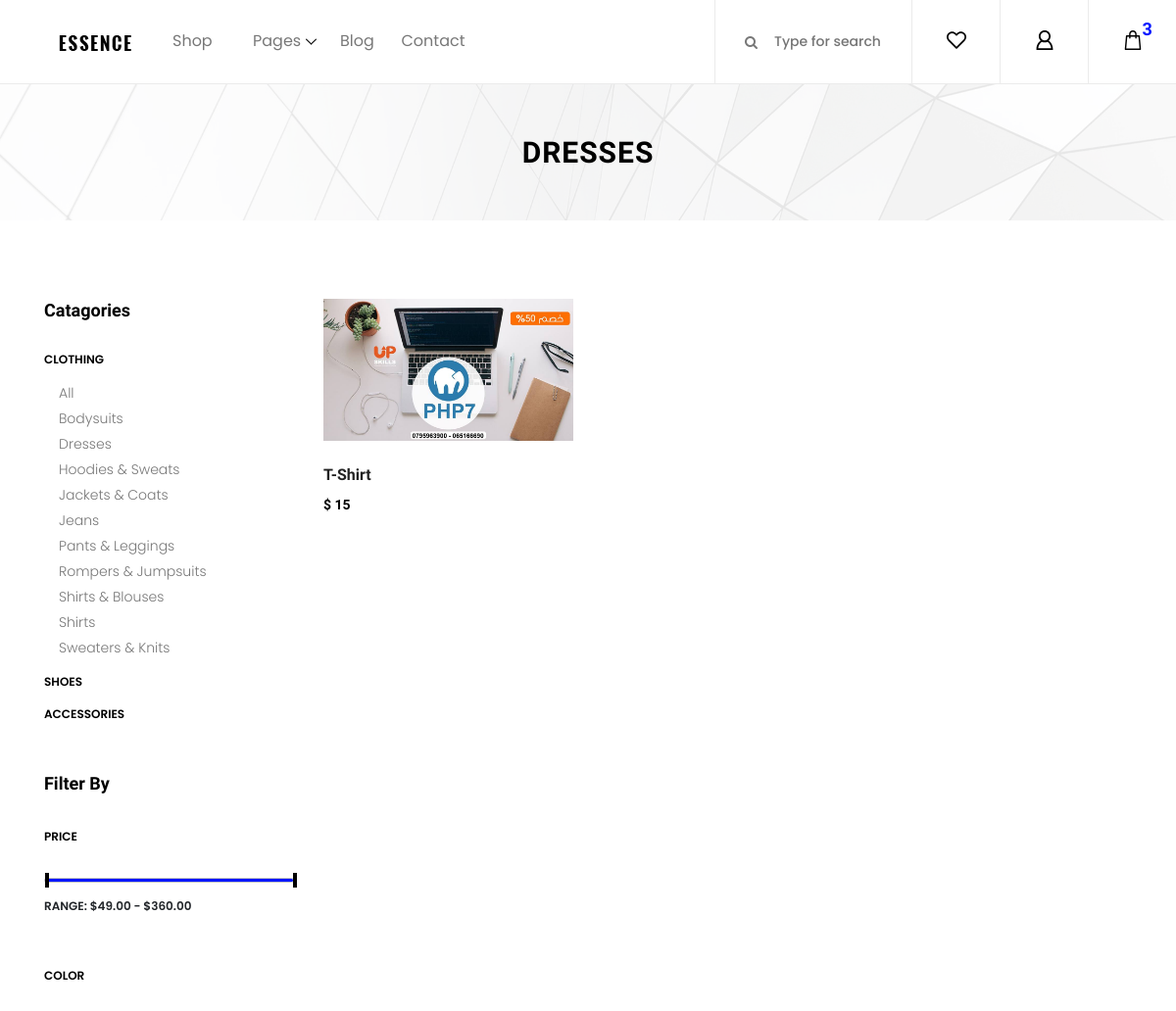
The page /grid.php?cat_id=1 (upper part) on the database as committed earlier.
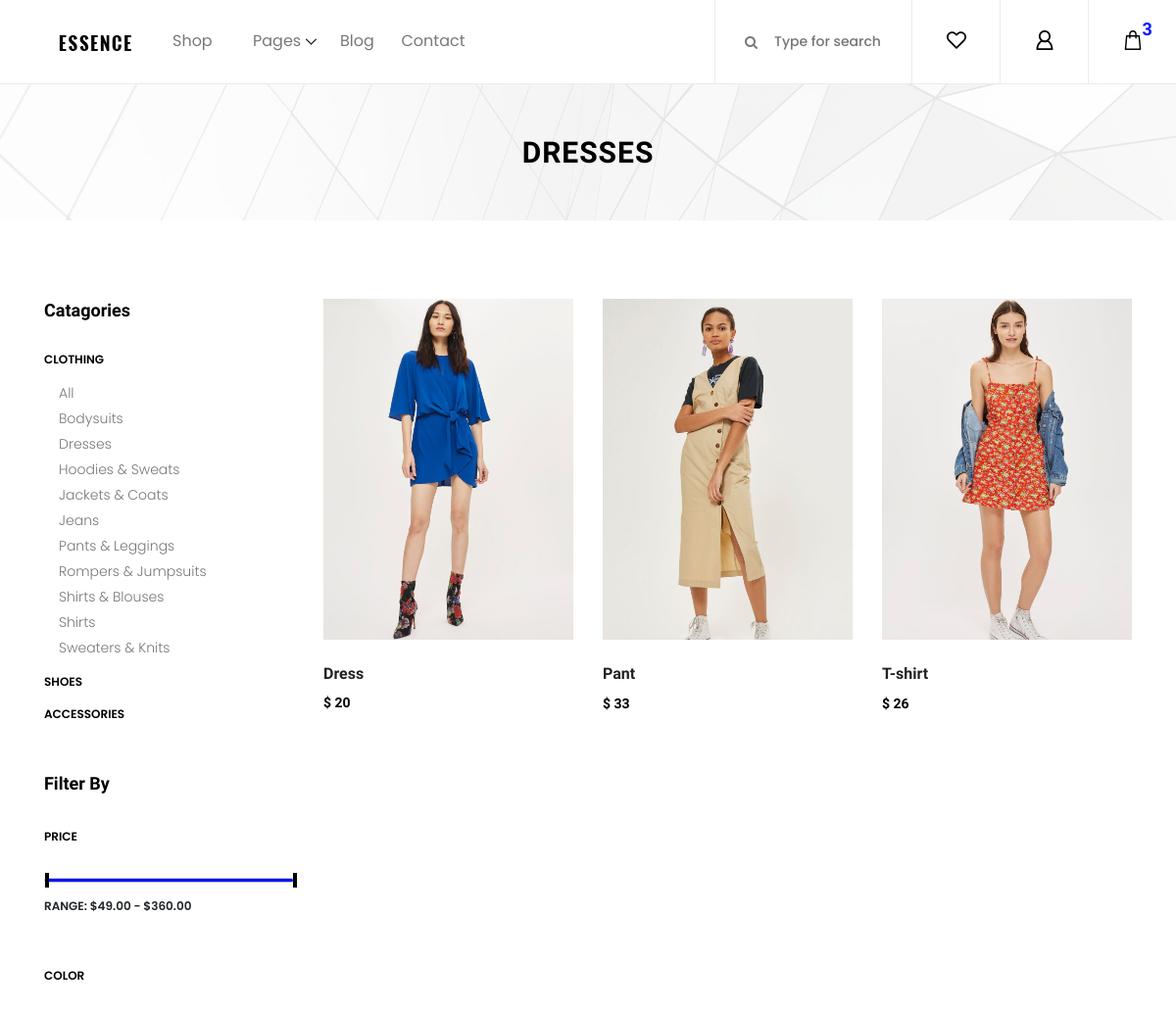
The same page on the database as committed later.
### tables this page shows
CREATE TABLE IF NOT EXISTS `products` (
  `pro_id` int(3) NOT NULL AUTO_INCREMENT,
  `pro_name` varchar(100) NOT NULL,
  `pro_desc` text NOT NULL,
  `pro_image` text NOT NULL,
  `pro_price` varchar(20) NOT NULL,
  `cat_id` int(3) NOT NULL,
  PRIMARY KEY (`pro_id`)
);

### grid.php (the view, shortened to what this page needs)
<?php include 'includes/connection.php'; ?>
<!DOCTYPE html>
<html lang="en">
    <head>
        <link rel="stylesheet" href="css/core-style.css">
        <link rel="stylesheet" href="style.css">
    </head>
    <body>
        <header class="header_area">
            <div class="classy-nav-container breakpoint-off d-flex align-items-center justify-content-between">
                <nav class="classy-navbar" id="essenceNav">
                    <a class="nav-brand" href="index.html"><img src="img/core-img/logo.png" alt=""></a>
                    <div class="classy-menu">
                        <div class="classynav">
                            <ul>
                                <li><a href="#">Shop</a>
                                </li>
                                <li><a href="#">Pages</a>
                                </li>
                                <li><a href="blog.html">Blog</a></li>
                                <li><a href="contact.html">Contact</a></li>
                            </ul>
                        </div>
                    </div>
                </nav>
                <div class="header-meta d-flex clearfix justify-content-end">
                    <div class="search-area">
                        <form action="#" method="post">
                            <input type="search" name="search" id="headerSearch" placeholder="Type for search">
                            <button type="submit"><i class="fa fa-search" aria-hidden="true"></i></button>
                        </form>
                    </div>
                    <div class="favourite-area">
                        <a href="#"><img src="img/core-img/heart.svg" alt=""></a>
                    </div>
                    <div class="user-login-info">
                        <a href="#"><img src="img/core-img/user.svg" alt=""></a>
                    </div>
                    <div class="cart-area">
                        <a href="#" id="essenceCartBtn"><img src="img/core-img/bag.svg" alt=""> <span>3</span></a>
                    </div>
                </div>
            </div>
        </header>
        <div class="breadcumb_area bg-img" style="background-image: url(img/bg-img/breadcumb.jpg);">
            <div class="container h-100">
                <div class="row h-100 align-items-center">
                    <div class="col-12">
                        <div class="page-title text-center">
                            <h2>dresses</h2>
                        </div>
                    </div>
                </div>
            </div>
        </div>
        <section class="shop_grid_area section-padding-80">
            <div class="container">
                <div class="row">
                    <div class="col-12 col-md-4 col-lg-3">
                        <div class="shop_sidebar_area">
                            <div class="widget catagory mb-50">
                                <h6 class="widget-title mb-30">Catagories</h6>
                                <div class="catagories-menu">
                                    <ul id="menu-content2" class="menu-content collapse show">
                                        <li data-toggle="collapse" data-target="#clothing">
                                            <a href="#">clothing</a>
                                            <ul class="sub-menu collapse show" id="clothing">
                                                <li><a href="#">All</a></li>
                                                <li><a href="#">Bodysuits</a></li>
                                                <li><a href="#">Dresses</a></li>
                                                <li><a href="#">Hoodies &amp; Sweats</a></li>
                                                <li><a href="#">Jackets &amp; Coats</a></li>
                                                <li><a href="#">Jeans</a></li>
                                                <li><a href="#">Pants &amp; Leggings</a></li>
                                                <li><a href="#">Rompers &amp; Jumpsuits</a></li>
                                                <li><a href="#">Shirts &amp; Blouses</a></li>
                                                <li><a href="#">Shirts</a></li>
                                                <li><a href="#">Sweaters &amp; Knits</a></li>
                                            </ul>
                                        </li>
                                        <li data-toggle="collapse" data-target="#shoes" class="collapsed">
                                            <a href="#">shoes</a>
                                        </li>
                                        <li data-toggle="collapse" data-target="#accessories" class="collapsed">
                                            <a href="#">accessories</a>
                                        </li>
                                    </ul>
                                </div>
                            </div>
                            <div class="widget price mb-50">
                                <h6 class="widget-title mb-30">Filter by</h6>
                                <p class="widget-title2 mb-30">Price</p>
                                <div class="widget-desc">
                                    <div class="slider-range">
                                        <div data-min="49" data-max="360" data-unit="$" class="slider-range-price ui-slider ui-slider-horizontal ui-widget ui-widget-content ui-corner-all" data-value-min="49" data-value-max="360" data-label-result="Range:">
                                            <span class="ui-slider-handle ui-state-default ui-corner-all" tabindex="0"></span>
                                            <span class="ui-slider-handle ui-state-default ui-corner-all" tabindex="0"></span>
                                        </div>
                                        <div class="range-price">Range: $49.00 - $360.00</div>
                                    </div>
                                </div>
                            </div>
                            <div class="widget color mb-50">
                                <p class="widget-title2 mb-30">Color</p>
                            </div>
                        </div>
                    </div>
                    <div class="col-12 col-md-8 col-lg-9">
                        <div class="shop_grid_product_area">
                            <div class="row">
                                <?php
                                $query = "select * from products where cat_id = {$_GET['cat_id']}";
                                $result = mysqli_query($con, $query);
                                while ($row = mysqli_fetch_assoc($result)) {
                                    echo '<div class="col-12 col-sm-6 col-lg-4">
                                    <div class="single-product-wrapper">
                                        <div class="product-img">';
                                    echo "<img src='uploads/{$row['pro_image']}'></div>";
                                    echo '<div class="product-description">
                                            <a href="single-product-details.html">';
                                    echo "<h6>{$row['pro_name']}</h6>";
                                    echo "</a>";
                                    echo "<p class='product-price'> $ {$row['pro_price']}</p>";
                                    echo '<div class="hover-content">
                                                <div class="add-to-cart-btn">
                                                    <a href="#" class="btn essence-btn">Add to Cart</a>
                                                </div>
                                            </div>
                                        </div>
                                    </div>
                                </div>';
                                }
                                    ?>
                            </div>
                        </div>
                    </div>
                </div>
            </div>
        </section>
    </body>
</html>

Rows that differ between the two databases and show on the page:
removed products: pro_image (picture), pro_name "T-Shirt", pro_price "15"
added products: pro_image (picture), pro_name "Dress", pro_price "20"
added products: pro_image (picture), pro_name "Pant", pro_price "33"
added products: pro_image (picture), pro_name "T-shirt", pro_price "26"
